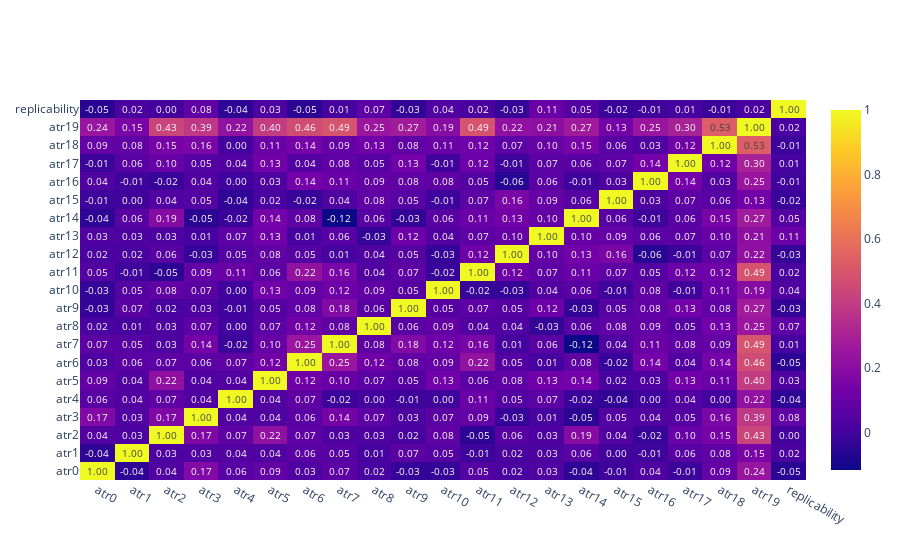

Source (notebook cell):
### Code cell
dataframe = citing_sentence.join([y])
correlation_matrix(dataframe)

### Figure 1 — Plotly figure (JSON) as saved in the notebook; plotly's stock layout.template omitted (floating-point values rounded to 4 significant figures; data arrays with more than 128 entries replaced by an {"elided": "..."} marker saying what was removed)
{"data": [{"text": {"elided": "21x21 float values"}, "texttemplate": "%{text:.2f}", "type": "heatmap", "x": ["atr0", "atr1", "atr2", "atr3", "atr4", "atr5", "atr6", "atr7", "atr8", "atr9", "atr10", "atr11", "atr12", "atr13", "atr14", "atr15", "atr16", "atr17", "atr18", "atr19", "replicability"], "y": ["atr0", "atr1", "atr2", "atr3", "atr4", "atr5", "atr6", "atr7", "atr8", "atr9", "atr10", "atr11", "atr12", "atr13", "atr14", "atr15", "atr16", "atr17", "atr18", "atr19", "replicability"], "z": {"elided": "21x21 float values"}}], "layout": {}}
